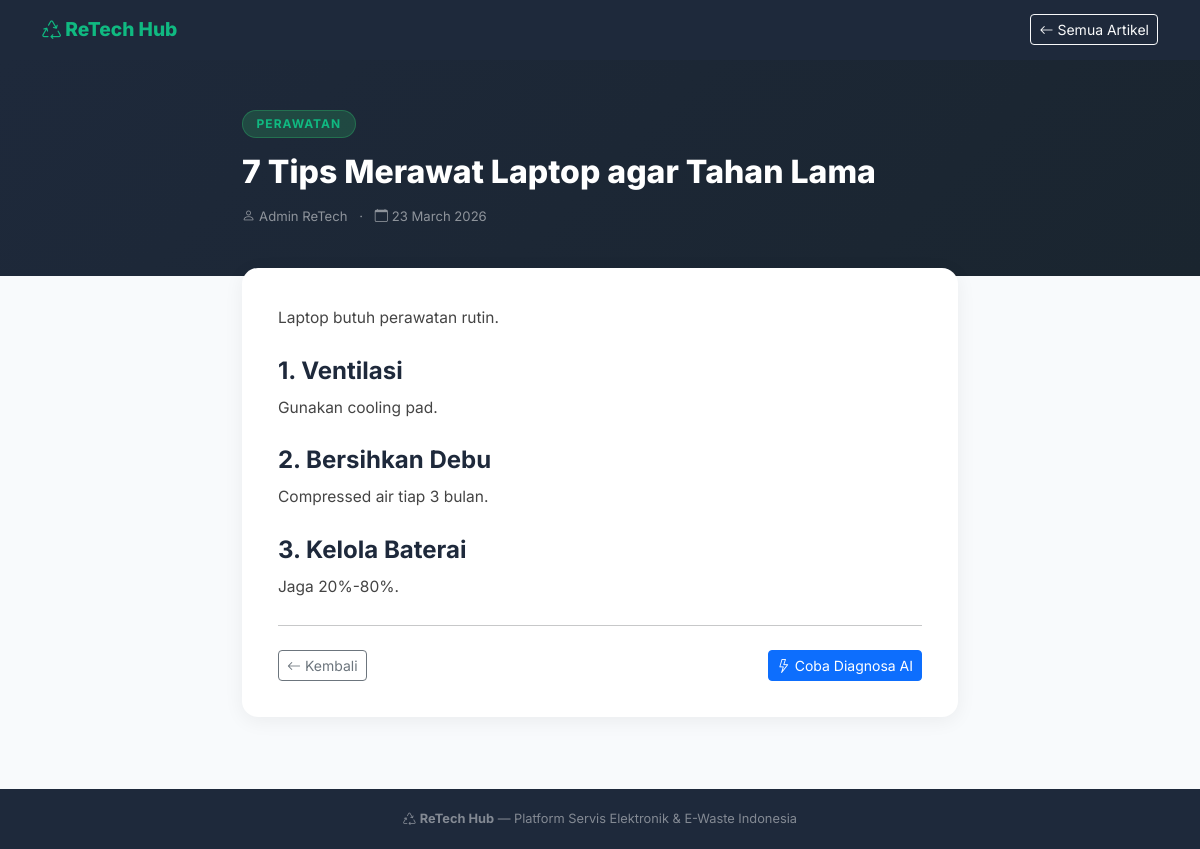
The page /articles/show.php?id=1 on the database its author committed.
### tables this page shows
CREATE TABLE IF NOT EXISTS articles (
    id INT AUTO_INCREMENT PRIMARY KEY,
    title VARCHAR(255) NOT NULL,
    slug VARCHAR(255) UNIQUE NOT NULL,
    content TEXT NOT NULL,
    category VARCHAR(100) NULL,
    author_id INT NOT NULL,
    is_published TINYINT(1) DEFAULT 1,
    created_at TIMESTAMP DEFAULT CURRENT_TIMESTAMP,
    updated_at TIMESTAMP DEFAULT CURRENT_TIMESTAMP ON UPDATE CURRENT_TIMESTAMP,
    FOREIGN KEY (author_id) REFERENCES users(id) ON DELETE CASCADE
);

CREATE TABLE IF NOT EXISTS users (
    id INT AUTO_INCREMENT PRIMARY KEY,
    name VARCHAR(255) NOT NULL,
    email VARCHAR(255) UNIQUE NOT NULL,
    password VARCHAR(255) NOT NULL,
    role ENUM('user','technician','admin') DEFAULT 'user',
    phone VARCHAR(20) NULL,
    address TEXT NULL,
    latitude DECIMAL(10,7) NULL,    
    longitude DECIMAL(10,7) NULL,
    created_at TIMESTAMP DEFAULT CURRENT_TIMESTAMP,
    updated_at TIMESTAMP DEFAULT CURRENT_TIMESTAMP ON UPDATE CURRENT_TIMESTAMP
);

### includes/functions.php (called while the page is built, shortened)
<?php
function isLoggedIn(): bool {
    return isset($_SESSION['user_id']);
}
function e(?string $str): string {
    return htmlspecialchars($str ?? '', ENT_QUOTES, 'UTF-8');
}

### articles/show.php (the view, shortened to what this page needs)
<?php
require_once __DIR__ . '/../includes/functions.php';
$pdo = getDB(); $id = (int)get('id');
$stmt = $pdo->prepare("SELECT a.*,u.name AS author_name FROM articles a JOIN users u ON a.author_id=u.id WHERE a.id=? AND a.is_published=1");
$stmt->execute([$id]); $article = $stmt->fetch();
?>
<!DOCTYPE html>
<html lang="id">
<head>
<link href="https://cdn.jsdelivr.net/npm/bootstrap@5.3.2/dist/css/bootstrap.min.css" rel="stylesheet">
<link href="https://cdn.jsdelivr.net/npm/bootstrap-icons@1.11.3/font/bootstrap-icons.min.css" rel="stylesheet">
</head>
<body>
<nav class="topnav">
<div class="container d-flex justify-content-between align-items-center">
    <a href="<?= BASE_URL ?>/" class="brand"><i class="bi bi-recycle me-1"></i>ReTech Hub</a>
    <a href="index.php" class="btn btn-sm btn-outline-light"><i class="bi bi-arrow-left me-1"></i>Semua Artikel</a>
</div>
</nav>
<div class="art-hero">
<div class="container" style="max-width:740px;">
    <?php if($article['category']): ?>
    <span style="display:inline-block;background:rgba(46,204,113,.2);color:var(--green);border:1px solid rgba(46,204,113,.3);padding:.25rem .85rem;border-radius:50px;font-size:.75rem;font-weight:700;text-transform:uppercase;letter-spacing:1px;margin-bottom:.85rem;">
        <?= e($article['category']) ?>
    </span>
    <?php endif; ?>
    <h1 style="font-size:clamp(1.4rem,3vw,2rem);font-weight:800;line-height:1.3;margin-bottom:.85rem;"><?= e($article['title']) ?></h1>
    <div style="color:rgba(255,255,255,.5);font-size:.82rem;">
        <i class="bi bi-person me-1"></i><?= e($article['author_name']) ?>
        <span class="mx-2">·</span>
        <i class="bi bi-calendar me-1"></i><?= date('d F Y',strtotime($article['created_at'])) ?>
    </div>
</div>
</div>
<div class="container py-4" style="max-width:740px;">
    <div class="content-card">
        <div class="body"><?= $article['content'] ?></div>
        <hr class="my-4">
        <div class="d-flex justify-content-between flex-wrap gap-2 align-items-center">
            <a href="index.php" class="btn btn-outline-secondary btn-sm"><i class="bi bi-arrow-left me-1"></i>Kembali</a>
            <?php if(!isLoggedIn()): ?>
            <a href="<?= BASE_URL ?>/register.php" class="btn btn-primary btn-sm"><i class="bi bi-lightning me-1"></i>Coba Diagnosa AI</a>
            <?php endif; ?>
        </div>
    </div>
</div>
<footer style="background:var(--dark);color:rgba(255,255,255,.45);padding:1.25rem 0;text-align:center;font-size:.8rem;margin-top:3rem;">
    <div class="container"><a href="<?= BASE_URL ?>/" style="color:var(--sage);font-weight:700;text-decoration:none;"><i class="bi bi-recycle me-1"></i>ReTech Hub</a> — Platform Servis Elektronik & E-Waste Indonesia</div>
</footer>
</body></html>

### articles/show.php (style rules this page uses)
:root { --green:#10B981;--dark:#1E293B; }
* { font-family:'Inter',sans-serif; }
body { background:#F8FAFC; }
.topnav { background:var(--dark);padding:.9rem 0;position:sticky;top:0;z-index:999; }
.topnav .brand { color:var(--green);font-weight:800;font-size:1.2rem;text-decoration:none; }
.art-hero { background:linear-gradient(135deg,var(--dark),#1a252f);padding:50px 0;color:#fff; }
.content-card { background:#fff;border-radius:16px;padding:2.25rem;box-shadow:0 4px 20px rgba(0,0,0,.06);margin-top:-2rem;position:relative;z-index:10; }
.content-card .body { font-size:.97rem;line-height:1.85;color:#444; }
.content-card .body p { margin-bottom:1rem; }
.content-card .body h4,.content-card .body h5 { font-weight:700;color:var(--dark);margin-top:1.5rem; }

### rows shown on the page
articles: category "PERAWATAN", title "7 Tips Merawat Laptop agar Tahan Lama", author.name "Admin ReTech", created_at "23 March 2026", content "Laptop butuh perawatan rutin. 1. Ventilasi Gunakan cooling pad. 2. Bersihkan Debu Compressed air tiap 3 bulan. 3. Kelola Baterai Jaga 20%-80%."
